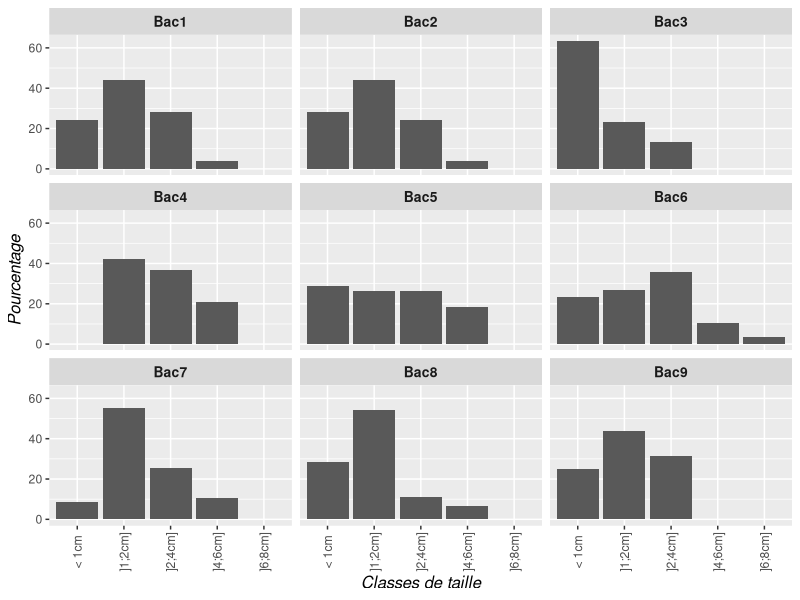
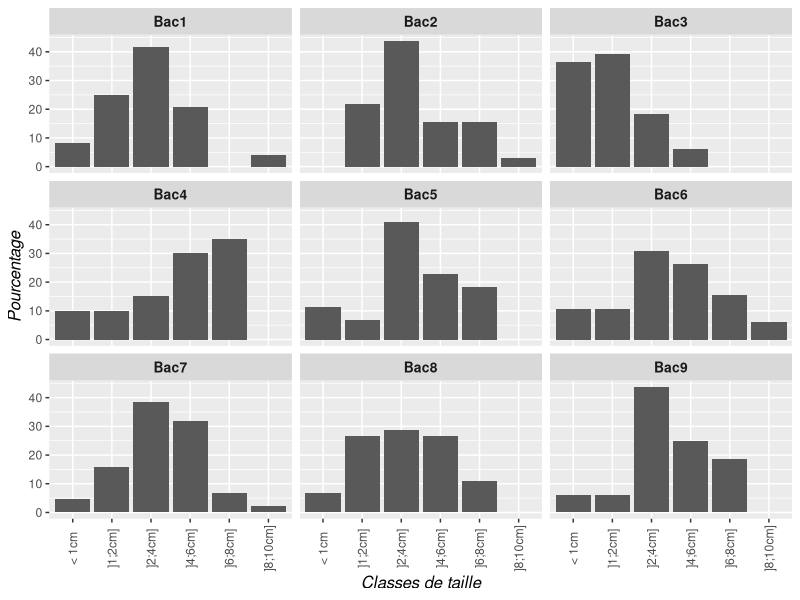
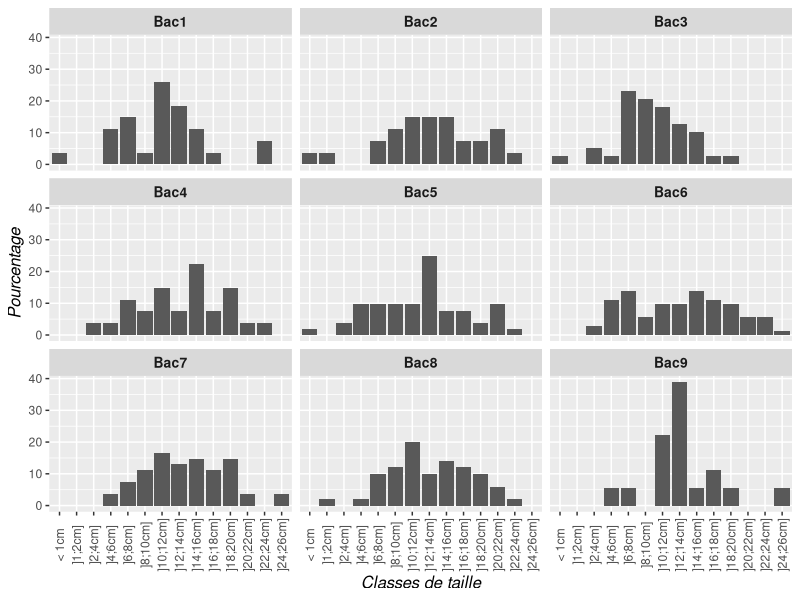
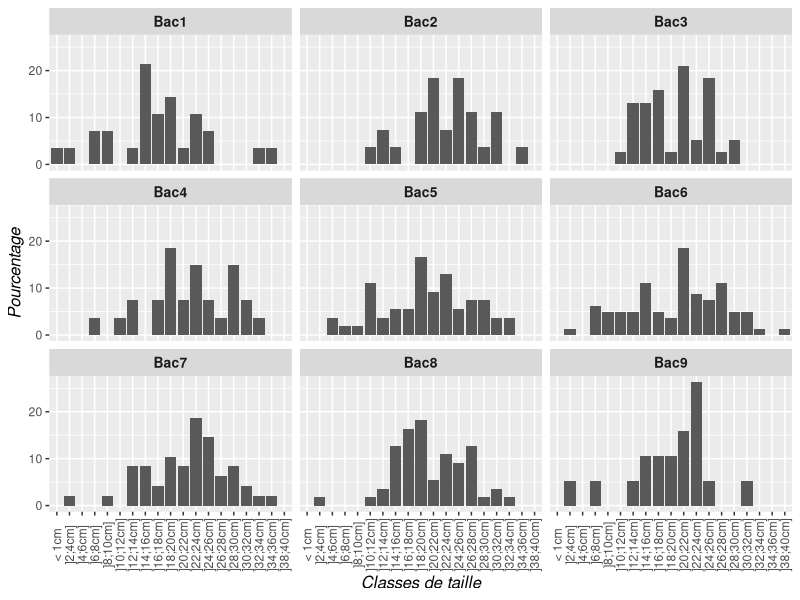

The R source for these figures, in order:
## ---- chunk 1
knitr::opts_chunk$set(echo = FALSE,fig.align="center")
require(tidyverse)
require(plotly)
require(lubridate)
## ---- chunk 2
S27052020 <- readxl::read_xlsx("./data/culture_Intechmer/fichier_donnees_culture.xlsx",sheet="27052020")
S27052020 <- S27052020 %>% gather(-taille,key="bac",value="nombre") %>% drop_na() %>% group_by(bac) %>% mutate(nbPourc=(nombre/sum(nombre))*100)
S27052020$taille <- factor(S27052020$taille,c("< 1cm","]1;2cm]","]2;4cm]","]4;6cm]","]6;8cm]"),ordered=T)
ggplot(S27052020,aes(x=taille,y=nbPourc))+geom_bar(stat="identity")+facet_wrap(~bac,ncol=3)+
  ylab("Pourcentage")+xlab("Classes de taille")+
  theme(strip.text = element_text(face="bold",size=10),
        axis.title = element_text(face="italic",size=12),
        axis.text.x = element_text(angle=90,vjust=0.5))
## ---- chunk 3
S10062020 <- readxl::read_xlsx("./data/culture_Intechmer/fichier_donnees_culture.xlsx",sheet="10062020")
S10062020 <- S10062020 %>% gather(-taille,key="bac",value="nombre") %>% drop_na() %>% group_by(bac) %>% mutate(nbPourc=(nombre/sum(nombre))*100)
S10062020$taille <- factor(S10062020$taille,c("< 1cm","]1;2cm]","]2;4cm]","]4;6cm]","]6;8cm]","]8;10cm]"),ordered=T)
ggplot(S10062020,aes(x=taille,y=nbPourc))+geom_bar(stat="identity")+facet_wrap(~bac,ncol=3)+
  ylab("Pourcentage")+xlab("Classes de taille")+
  theme(strip.text = element_text(face="bold",size=10),
        axis.title = element_text(face="italic",size=12),
        axis.text.x = element_text(angle=90,vjust=0.5))
## ---- chunk 4
S29062020 <- readxl::read_xlsx("./data/culture_Intechmer/fichier_donnees_culture.xlsx",sheet="29062020")
S29062020 <- S29062020 %>% gather(-taille,key="bac",value="nombre") %>% drop_na() %>% group_by(bac) %>% mutate(nbPourc=(nombre/sum(nombre))*100)
S29062020$taille <- factor(S29062020$taille,c("< 1cm","]1;2cm]","]2;4cm]","]4;6cm]","]6;8cm]","]8;10cm]","]10;12cm]","]12;14cm]","]14;16cm]","]16;18cm]","]18;20cm]",
                                              "]20;22cm]","]22;24cm]","]24;26cm]"),ordered=T)
ggplot(S29062020,aes(x=taille,y=nbPourc))+geom_bar(stat="identity")+facet_wrap(~bac,ncol=3)+
  ylab("Pourcentage")+xlab("Classes de taille")+
  theme(strip.text = element_text(face="bold",size=10),
        axis.title = element_text(face="italic",size=12),
        axis.text.x = element_text(angle=90,vjust=0.5))
## ---- chunk 5
S24072020 <- readxl::read_xlsx("./data/culture_Intechmer/fichier_donnees_culture.xlsx",sheet="24072020")
S24072020 <- S24072020 %>% gather(-taille,key="bac",value="nombre") %>% drop_na() %>% group_by(bac) %>% mutate(nbPourc=(nombre/sum(nombre))*100)
S24072020$taille <- factor(S24072020$taille,c("< 1cm","]1;2cm]","]2;4cm]","]4;6cm]","]6;8cm]","]8;10cm]","]10;12cm]","]12;14cm]","]14;16cm]","]16;18cm]","]18;20cm]",
                                              "]20;22cm]","]22;24cm]","]24;26cm]","]26;28cm]","]28;30cm]","]30;32cm]",
                              "]32;34cm]","]34;36cm]","]36;38cm]","]38;40cm]"),ordered=T)
ggplot(S24072020,aes(x=taille,y=nbPourc))+geom_bar(stat="identity")+facet_wrap(~bac,ncol=3)+
  ylab("Pourcentage")+xlab("Classes de taille")+
  theme(strip.text = element_text(face="bold",size=10),
        axis.title = element_text(face="italic",size=12),
        axis.text.x = element_text(angle=90,vjust=0.5))
